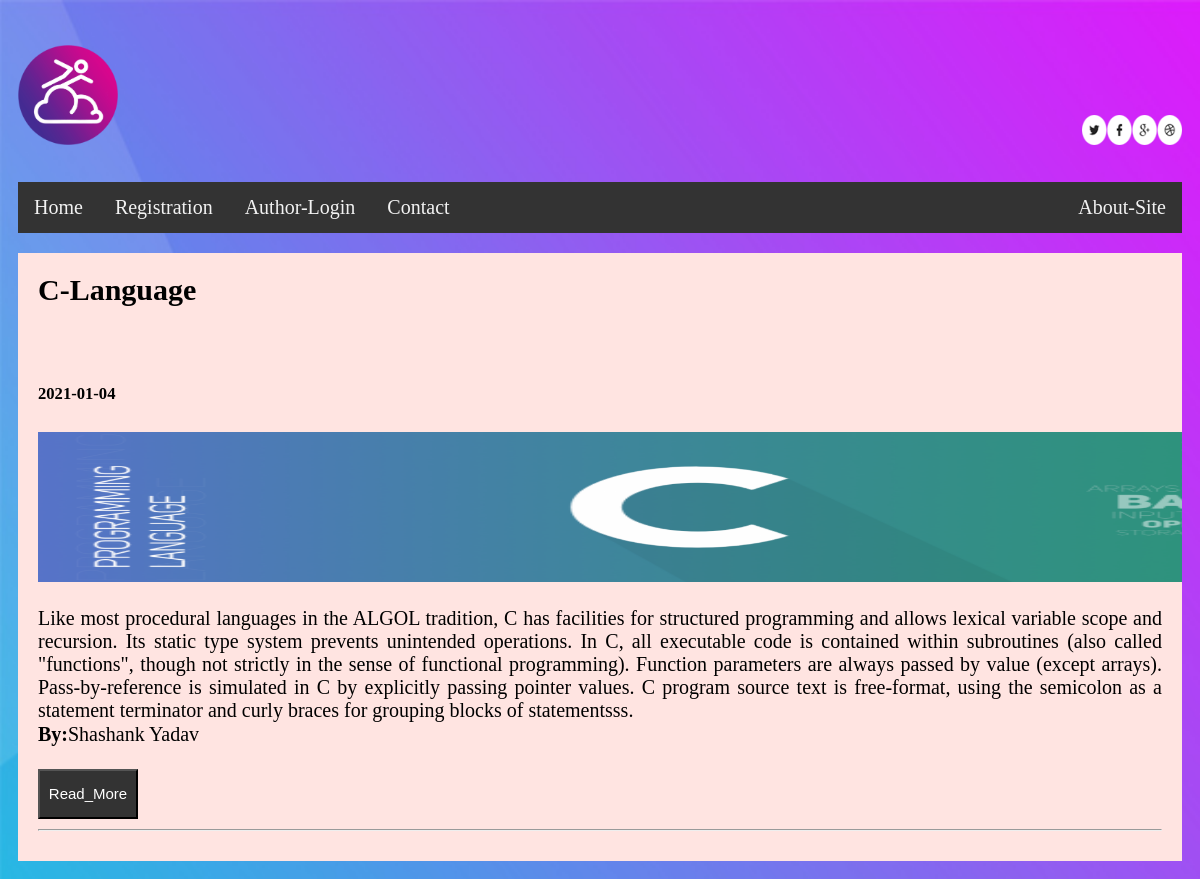
Page /sidecatsearch.php?value=clanguage on the committed database.
### tables this page shows
CREATE TABLE IF NOT EXISTS `blog` (
  `id` varchar(10) NOT NULL,
  `dname` varchar(200) NOT NULL,
  `category` varchar(400) NOT NULL,
  `title` varchar(500) NOT NULL,
  `date` varchar(100) NOT NULL,
  `image` varchar(500) NOT NULL,
  `stext` varchar(20000) NOT NULL,
  `wtext` varchar(43700) NOT NULL,
  `blogby` varchar(100) NOT NULL
);

### sidecatsearch.php (the view)
<?php include("bnav.php"); ?>
	  <div class='card'style='overflow-y:scroll;' >
      <div style='height:450px;'>
      <?php
      $data=$_REQUEST['value'];
      $con=mysqli_connect("127.0.0.1","root","","blog_portal");
      $q1="select blog.dname,blog.title,blog.date,blog.image,blog.stext,blog.id from blog where category='$data'";
      $res=mysqli_query($con,$q1);
      while($row=mysqli_fetch_array($res))
      {
        $dname=$row[0];
        $title=$row[1];
        $date=$row[2];
        $image=$row[3];
        $stext=$row[4];
        $id=$row[5];
     echo "<h2 style='display:inline;'>".$title."</h2><a href='index.php' style='margin-left:1210px;'><button>Back</button></a>";
     echo "<h5>".$date."</h5>";
     echo "<img src='".$image."' style='width:1410px;height:150px;'>";
     echo"<div'>";
     echo"<p style='text-align:justify;'>".$stext."</p></div>";
     echo"<b>By:</b>".$dname."<br>";
     echo"<br><a href='contant.php?id=".$id."'><button name='id'>Read_More</button></a>";
     echo"<hr>";
      }
 ?>
    </div></div>

### bnav.php (style rules this page uses)
* { box-sizing: border-box; }
body { padding: 10px; background: url(Images/b4.jpg); background-repeat: no-repeat; background-size: 1920px 1965px; font-family: 'Playfair Display', serif; font-size:20px; }
.card { background-color:mistyrose; padding: 20px; margin-top:20px; }
button { width:100px; height:50px; background-color: #333; color:white; font-size:15px; }

### rows in the picture
blog: title "C-Language", date "2021-01-04", image (picture), stext "Like most procedural languages in the ALGOL tradition, C has facilities for structured programming and allows lexical variable scope and recursion. Its static type system prevents unintended operations. In C, all executable code is contained within subroutines (also called \"functions\", though not strictly in the sense of functional programming). Function parameters are always passed by value (except arrays). Pass-by-reference is simulated in C by explicitly passing pointer values. C program source text is free-format, using the semicolon as a statement terminator and curly braces for grouping blocks of statementsss.", dname "Shashank Yadav"
